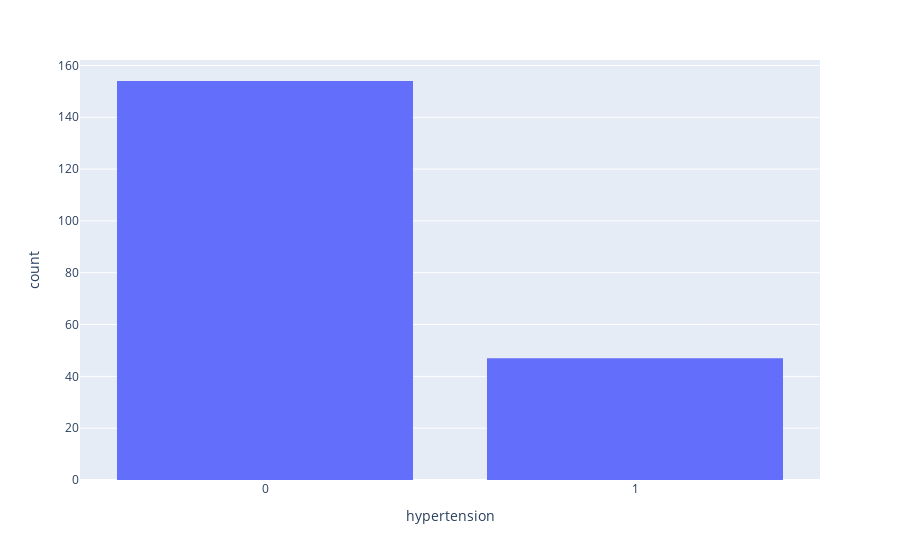

Notebook cell for this chart:
### Code cell
missing_data['hypertension'] = missing_data['hypertension'].astype(str)
fig = px.histogram(missing_data, x="hypertension")
fig.show()

### Figure 1 — Plotly figure (JSON) as saved in the notebook; plotly's stock layout.template omitted (floating-point values rounded to 4 significant figures; data arrays with more than 128 entries replaced by an {"elided": "..."} marker saying what was removed)
{"data": [{"alignmentgroup": "True", "bingroup": "x", "hovertemplate": "hypertension=%{x}<br>count=%{y}<extra></extra>", "legendgroup": "", "marker": {"color": "#636efa", "pattern": {"shape": ""}}, "name": "", "offsetgroup": "", "orientation": "v", "showlegend": false, "type": "histogram", "x": {"elided": "201 str values"}, "xaxis": "x", "yaxis": "y"}], "layout": {"barmode": "relative", "legend": {"tracegroupgap": 0}, "margin": {"t": 60}, "xaxis": {"anchor": "y", "domain": [0, 1], "title": {"text": "hypertension"}}, "yaxis": {"anchor": "x", "domain": [0, 1], "title": {"text": "count"}}}}
